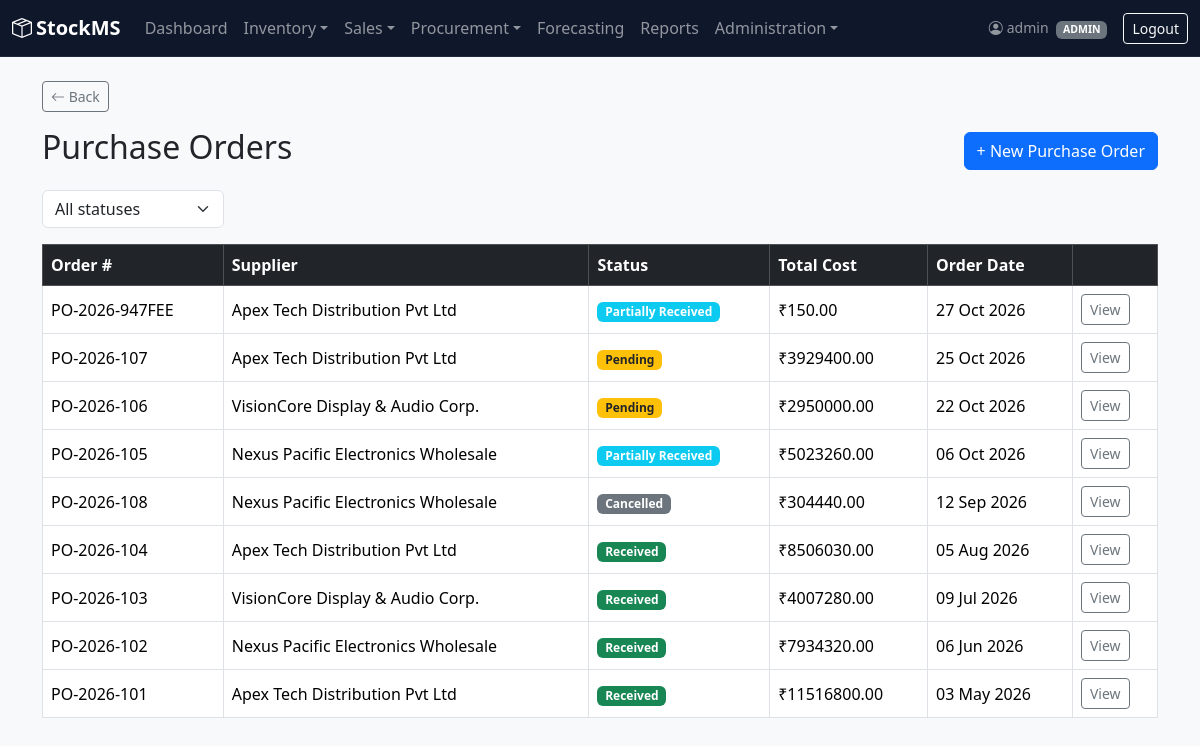
The app's page /products/purchase-orders/ (signed in) with its own data.
### accounts/models.py (models this page shows, shortened)
class User(AbstractUser):
    class Role(models.TextChoices):
        ADMIN = 'ADMIN', 'Admin'
        MANAGER = 'MANAGER', 'Manager'
        STAFF = 'STAFF', 'Staff'
    role = models.CharField(
        max_length=10,
        choices=Role.choices,
        default=Role.STAFF,
    )
    phone = models.CharField(max_length=20, blank=True, default='')
    department = models.CharField(max_length=100, blank=True, default='')

### inventory/models.py (models this page shows, shortened)
class PurchaseOrder(models.Model):
    class Status(models.TextChoices):
        PENDING = 'PENDING', 'Pending'
        PARTIALLY_RECEIVED = 'PARTIALLY_RECEIVED', 'Partially Received'
        RECEIVED = 'RECEIVED', 'Received'
        CANCELLED = 'CANCELLED', 'Cancelled'
    order_number = models.CharField(max_length=20, unique=True)
    supplier = models.ForeignKey(Supplier, on_delete=models.PROTECT, related_name='purchase_orders')
    created_by = models.ForeignKey(settings.AUTH_USER_MODEL, on_delete=models.SET_NULL, null=True)
    status = models.CharField(max_length=20, choices=Status.choices, default=Status.PENDING)
    order_date = models.DateTimeField(auto_now_add=True)
    expected_delivery_date = models.DateField(null=True, blank=True)
    payment_terms = models.CharField(max_length=100, blank=True, default='Due on delivery')
    delivery_address = models.CharField(max_length=255, blank=True)
    tax_percent = models.DecimalField(max_digits=5, decimal_places=2, default=0)
    discount_amount = models.DecimalField(max_digits=10, decimal_places=2, default=0)
    confirmed_delivery_date = models.DateField(null=True, blank=True)
    notes = models.TextField(blank=True)
    @property
    def subtotal(self):
        return sum(item.subtotal for item in self.items.all())
    @property
    def tax_amount(self):
        from decimal import Decimal
        return round(self.subtotal * (Decimal(str(self.tax_percent)) / 100), 2)
    @property
    def grand_total(self):
        from decimal import Decimal
        return round(self.subtotal + self.tax_amount - Decimal(str(self.discount_amount)), 2)

class Supplier(models.Model):
    name = models.CharField(max_length=200)
    contact_person = models.CharField(max_length=100, blank=True)
    phone = models.CharField(max_length=20, blank=True)
    email = models.EmailField(blank=True)
    address = models.TextField(blank=True)
    gst_number = models.CharField(max_length=20, blank=True)

class PurchaseOrderItem(models.Model):
    purchase_order = models.ForeignKey(PurchaseOrder, on_delete=models.CASCADE, related_name='items')
    product = models.ForeignKey(Product, on_delete=models.PROTECT, related_name='purchase_order_items')
    quantity_ordered = models.PositiveIntegerField()
    unit_cost = models.DecimalField(max_digits=10, decimal_places=2)
    @property
    def subtotal(self):
        return self.quantity_ordered * self.unit_cost

### inventory/views.py (the view)
# urls.py: path('purchase-orders/', views.purchase_order_list, name='purchase_order_list'),
@login_required
def purchase_order_list(request):
    if request.user.role not in MANAGER_ROLES:
        messages.error(request, "You don't have permission to view purchase orders.")
        return redirect('dashboard')
    orders = PurchaseOrder.objects.select_related('supplier').all().order_by('-order_date')
    status = request.GET.get('status', '')
    if status:
        orders = orders.filter(status=status)
    return render(request, 'inventory/purchase_order_list.html', {
        'orders': orders,
        'status': status,
        'status_choices': PurchaseOrder.Status.choices,
    })

### alerts/context_processors.py (called while the page is built)
def alert_counts(request):
    user = getattr(request, 'user', None)
    if user is None or not user.is_authenticated:
        return {}
    return {'active_alert_count': StockAlert.objects.filter(resolved=False).count()}

### inventory/templates/inventory/purchase_order_list.html (shortened to what this page needs)
{% extends 'base.html' %}
{% block content %}
<div class="d-flex justify-content-between align-items-center mb-3">
    <h2>Purchase Orders</h2>
    <a href="{% url 'purchase_order_create' %}" class="btn btn-primary">+ New Purchase Order</a>
</div>
<form method="get" class="mb-3">
    <select name="status" class="form-select w-auto d-inline-block" onchange="this.form.submit()">
        <option value="">All statuses</option>
    </select>
</form>
<table class="table table-bordered table-hover bg-white">
    <thead class="table-dark">
        <tr>
            <th>Order #</th>
            <th>Supplier</th>
            <th>Status</th>
            <th>Total Cost</th>
            <th>Order Date</th>
            <th></th>
        </tr>
    </thead>
    <tbody>
        {% for order in orders %}
        <tr>
            <td>{{ order.order_number }}</td>
            <td>{{ order.supplier.name }}</td>
            <td>
                {% if order.status == 'PENDING' %}<span class="badge bg-warning text-dark">Pending</span>
                {% elif order.status == 'PARTIALLY_RECEIVED' %}<span class="badge bg-info">Partially Received</span>
                {% elif order.status == 'RECEIVED' %}<span class="badge bg-success">Received</span>
                {% else %}<span class="badge bg-secondary">Cancelled</span>{% endif %}
            </td>
            <td>₹{{ order.grand_total }}</td>
            <td>{{ order.order_date|date:"d M Y" }}</td>
            <td><a href="{% url 'purchase_order_detail' order.pk %}" class="btn btn-sm btn-outline-secondary">View</a></td>
        </tr>
        {% empty %}
        <tr><td colspan="6" class="text-center">No purchase orders yet.</td></tr>
        {% endfor %}
    </tbody>
</table>
{% endblock %}

### templates/base.html (shortened to what this page needs)
{% load static %}
<!DOCTYPE html>
<html lang="en">
<head>
    <link href="https://cdn.jsdelivr.net/npm/bootstrap@5.3.3/dist/css/bootstrap.min.css" rel="stylesheet">
    <link href="https://cdn.jsdelivr.net/npm/bootstrap-icons@1.11.3/font/bootstrap-icons.css" rel="stylesheet">
    <link rel="stylesheet" href="{% static 'css/custom.css' %}">
</head>
<body>
    {% with current=request.resolver_match.url_name %}
    <nav class="navbar navbar-expand-lg navbar-dark app-navbar">
        <div class="container-fluid">
            <a class="navbar-brand fw-semibold" href="{% url 'dashboard' %}">
                <i class="bi bi-box-seam me-1"></i>StockMS
            </a>
            <div class="collapse navbar-collapse" id="mainNav">
                {% if user.is_authenticated %}
                <ul class="navbar-nav me-auto">
                    <li class="nav-item">
                        <a class="nav-link {% if current == 'dashboard' %}active{% endif %}" href="{% url 'dashboard' %}">Dashboard</a>
                    </li>
                    <li class="nav-item dropdown">
                        <a class="nav-link dropdown-toggle" href="#" role="button" data-bs-toggle="dropdown">Inventory</a>
                    </li>
                    <li class="nav-item dropdown">
                        <a class="nav-link dropdown-toggle" href="#" role="button" data-bs-toggle="dropdown">Sales</a>
                    </li>
                    {% if user.role == 'ADMIN' or user.role == 'MANAGER' %}
                    <li class="nav-item dropdown">
                        <a class="nav-link dropdown-toggle" href="#" role="button" data-bs-toggle="dropdown">Procurement</a>
                    </li>
                    {% endif %}
                    <li class="nav-item">
                        <a class="nav-link {% if current == 'forecast_page' %}active{% endif %}" href="{% url 'forecast_page' %}">Forecasting</a>
                    </li>
                    {% if user.role == 'ADMIN' or user.role == 'MANAGER' %}
                    <li class="nav-item">
                        <a class="nav-link {% if current == 'reports_page' %}active{% endif %}" href="{% url 'reports_page' %}">Reports</a>
                    </li>
                    {% endif %}
                    {% if user.role == 'ADMIN' %}
                    <li class="nav-item dropdown">
                        <a class="nav-link dropdown-toggle" href="#" role="button" data-bs-toggle="dropdown">Administration</a>
                    </li>
                    {% elif user.role == 'MANAGER' %}
                    <li class="nav-item">
                        <a class="nav-link {% if current == 'email_log_list' %}active{% endif %}" href="{% url 'email_log_list' %}">Email Log</a>
                    </li>
                    {% endif %}
                </ul>
                <span class="navbar-text me-3 small">
                    <i class="bi bi-person-circle me-1"></i>{{ user.username }}
                    <span class="badge bg-secondary ms-1">{{ user.role }}</span>
                </span>
                <form method="post" action="{% url 'logout' %}" class="d-inline">
                    <button type="submit" class="btn btn-outline-light btn-sm">Logout</button>
                </form>
                {% endif %}
            </div>
        </div>
    </nav>
    <div class="container-xl mt-4 mb-5">
        {% if current != 'dashboard' %}
        <a href="javascript:history.back()" class="btn btn-sm btn-outline-secondary mb-3">
            <i class="bi bi-arrow-left"></i> Back
        </a>
        {% endif %}
        {% block content %}
        {% endblock %}
    </div>
    {% endwith %}
</body>
</html>

### static/css/custom.css (style rules this page uses)
body { background-color: #f8f9fb; }
.app-navbar { background: #0f172a; border-bottom: 1px solid #1e293b; }
.table > :not(caption) > * > * { vertical-align: middle; }

### records on screen
User: username "admin", role "ADMIN"
PurchaseOrder: order_number "PO-2026-947FEE", supplier.name "Apex Tech Distribution Pvt Ltd", shows "Partially Received", grand_total "150.00", order_date "27 Oct 2026"
PurchaseOrder: order_number "PO-2026-107", supplier.name "Apex Tech Distribution Pvt Ltd", status "Pending", grand_total "3929400.00", order_date "25 Oct 2026"
PurchaseOrder: order_number "PO-2026-106", supplier.name "VisionCore Display & Audio Corp.", status "Pending", grand_total "2950000.00", order_date "22 Oct 2026"
PurchaseOrder: order_number "PO-2026-105", supplier.name "Nexus Pacific Electronics Wholesale", shows "Partially Received", grand_total "5023260.00", order_date "06 Oct 2026"
PurchaseOrder: order_number "PO-2026-108", supplier.name "Nexus Pacific Electronics Wholesale", status "Cancelled", grand_total "304440.00", order_date "12 Sep 2026"
PurchaseOrder: order_number "PO-2026-104", supplier.name "Apex Tech Distribution Pvt Ltd", status "Received", grand_total "8506030.00", order_date "05 Aug 2026"
PurchaseOrder: order_number "PO-2026-103", supplier.name "VisionCore Display & Audio Corp.", status "Received", grand_total "4007280.00", order_date "09 Jul 2026"
PurchaseOrder: order_number "PO-2026-102", supplier.name "Nexus Pacific Electronics Wholesale", status "Received", grand_total "7934320.00", order_date "06 Jun 2026"
PurchaseOrder: order_number "PO-2026-101", supplier.name "Apex Tech Distribution Pvt Ltd", status "Received", grand_total "11516800.00", order_date "03 May 2026"
